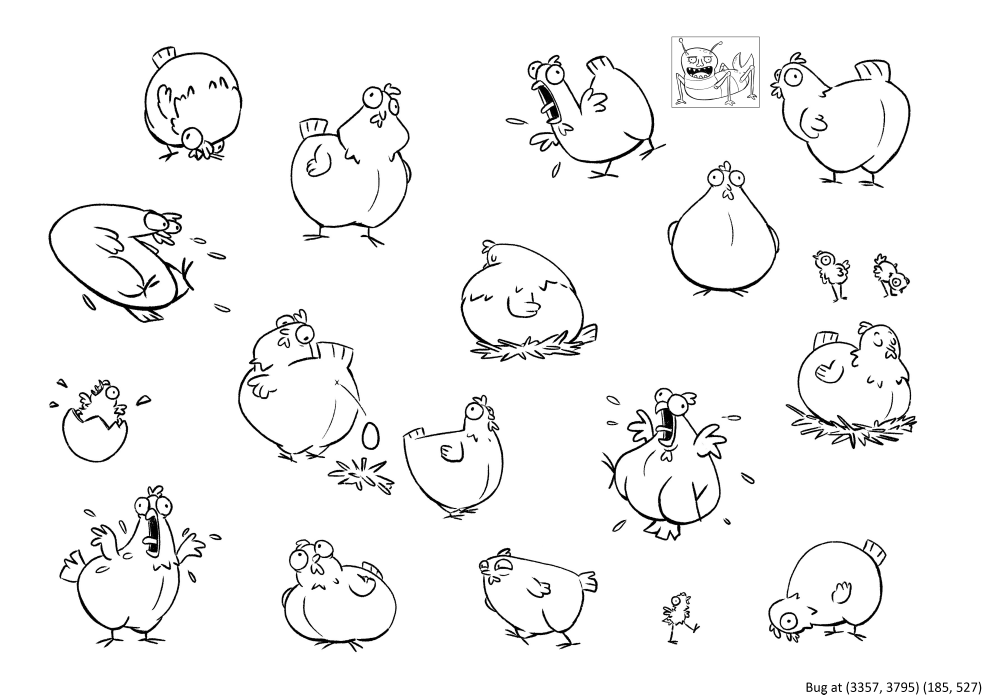
#> input picture Chickens_3.png, 4911 x 3472 px (shown at 1/5 size)
$ jupyter execute --allow-errors bug.ipynb   (shell and % lines are left out)
#> lines starting #> are read from the running program, lines starting #| are printed output that depends on the picture; after the words box and inside, x2 and y2 are one past the last pixel; in counts of white or black regions, pixels touching at a corner belong together
# Object Detection without OpenCV

We are trying to find coordinates of the bug inside an image full of chickens.

### Required imports

[cell 1]
#!pip install opencv-python
#!pip install stumpy
#!pip install scikit-image

[cell 2]
import numpy as np
import matplotlib.pyplot as plt
import cv2
import time
import stumpy
from matplotlib.patches import Rectangle

### Preprocessing

[cell 3]
"""
There are four images with different bug locations to test the code.
Uncomment the one you want to test.
"""

# chicken = cv2.imread('Chickens_with_bug_example.png')
# chicken = cv2.imread('Chickens_1.png')
# chicken = cv2.imread('Chickens_2.png')
chicken = cv2.imread('Chickens_3.png')
#> chicken is the input picture: shape (3472, 4911, 3); min 0, max 255, mean 244.1
chicken = cv2.cvtColor(chicken, cv2.COLOR_RGB2GRAY)
#> chicken: shape (3472, 4911)

### Do not change

[cell 4]
bug = cv2.imread('Bug_Final.png')
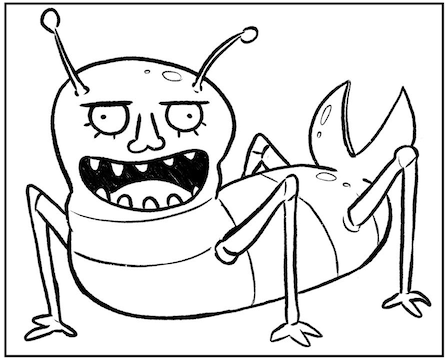
#> input picture Bug_Final.png, 445 x 363 px
#> bug is the input picture: shape (363, 445, 3); min 0, max 255, mean 222.4
bug = cv2.cvtColor(bug, cv2.COLOR_RGB2GRAY)
#> bug: shape (363, 445)

[cell 5]
cv2.namedWindow('chicken', cv2.WINDOW_KEEPRATIO)
cv2.imshow('chicken', chicken)
cv2.resizeWindow('chicken', 1080, 720)
cv2.waitKey(1)
time.sleep(3)
cv2.destroyAllWindows()

### Thresholding to convert the image to binary

[cell 6]
chicken = cv2.adaptiveThreshold(chicken, 255, cv2.ADAPTIVE_THRESH_GAUSSIAN_C, cv2.THRESH_BINARY, 11, 2)
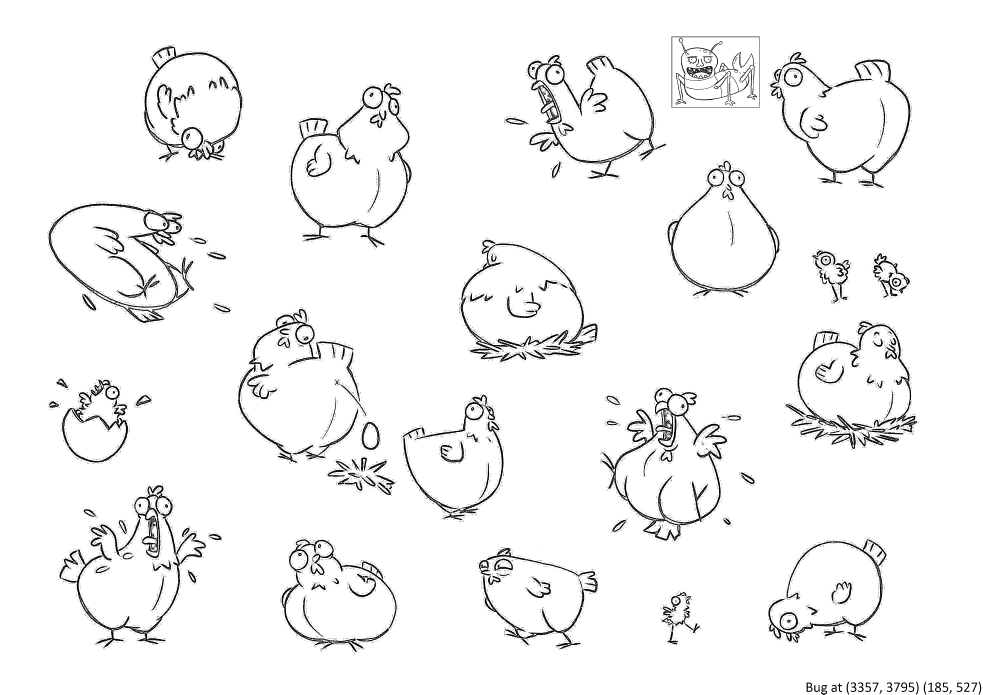
#> chicken: shape (3472, 4911) (shown at 1/5 size); 95.8% white; 28345 black regions (28093 under 20 px), largest, box (x1, y1, x2, y2) and area: (3004, 1939, 3635, 2703) 46318, (297, 2426, 1029, 3241) 43627, (2638, 274, 3330, 893) 40249
bug = cv2.adaptiveThreshold(bug, 255, cv2.ADAPTIVE_THRESH_GAUSSIAN_C, cv2.THRESH_BINARY, 11, 2)
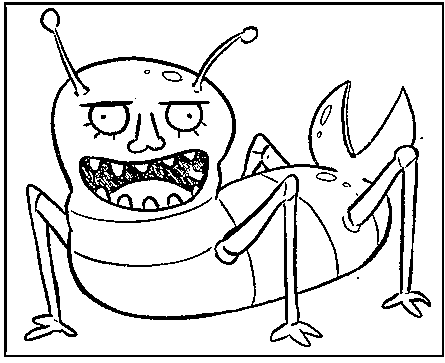
#> bug: shape (363, 445); 86.8% white; 25 black regions (9 under 20 px), largest, box (x1, y1, x2, y2) and area: (24, 26, 431, 347) 11516, (4, 2, 444, 357) 3945, (79, 149, 209, 212) 3409

[cell 7]
print(f'Shape of the image: {chicken.shape}\nShape of the bug: {bug.shape}')
#| Shape of the image: (3472, 4911)
#| Shape of the bug: (363, 445)

### Normalizing

[cell 8]
chicken = chicken / 255
bug = bug / 255

Converting the images to time-series.

[cell 9]
## Collapsing height and sum the pixels along the width
ts_chicken = chicken.sum(axis=0)
#> ts_chicken = 4911 values, max 3472 at index 0, min 2675 at index 3360, mean 3325.2
ts_bug = bug.sum(axis=0)
#> ts_bug = 445 values, max 363 at index 0, min 8 at index 4, mean 314.9

assert len(ts_chicken) == 4911
assert len(ts_bug) == 445

[cell 10]
plt.plot(np.arange(len(ts_chicken)), ts_chicken)
plt.title('Chicken Time Series')
plt.show()
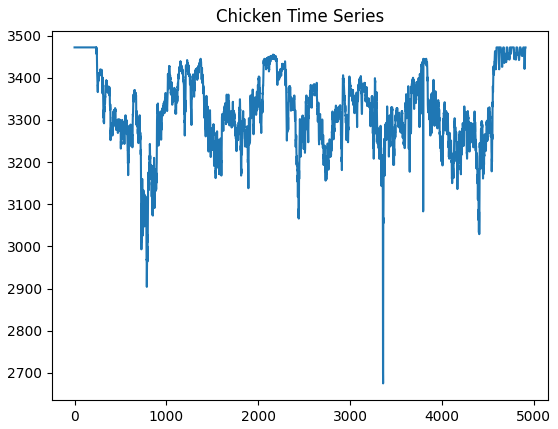
#> figure drawn by matplotlib, 1 panel; curve peaks at x = 0, y = 3472
plt.plot(np.arange(len(ts_bug)), ts_bug)
plt.title('Bug Time Series')
plt.show()
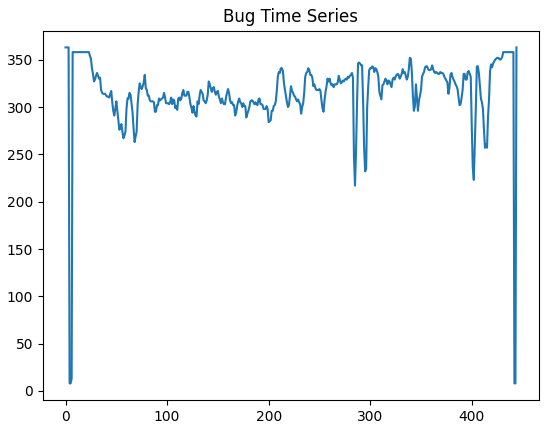
#> figure drawn by matplotlib, 1 panel; curve peaks at x = 0, y = 363

#### Motif search along X axis

[cell 11]
"""
To find the bug, we need to find the similarity between the two time series.
I used stumpy library to do this and its called the stumpy.stump function.
It is used for Multi-dimensional Motif Search.
"""

#> (the rest of this cell did not finish here and is left out)

[cell 12]
"""
Plotting the result of the motif search.
"""

fig, ax = plt.subplots(2, sharex=True, gridspec_kw={'hspace': 0})
ax[0].plot(ts_chicken)
ax[0].set_ylabel('Chicken')
ax[0].set_xlim(0, len(ts_chicken))
#> (the rest of this cell did not finish here and is left out)

### Motif search along Y axis

[cell 13]
## Collapsing width and sum the pixels along the height
ts_chicken1 = chicken.sum(axis=1)
#> ts_chicken1 = 3472 values, max 4911 at index 0, min 4231 at index 536, mean 4703.4
ts_bug1 = bug.sum(axis=1)
#> ts_bug1 = 363 values, max 445 at index 0, min 5 at index 2, mean 386.1

assert len(ts_chicken1) == 3472
assert len(ts_bug1) == 363
